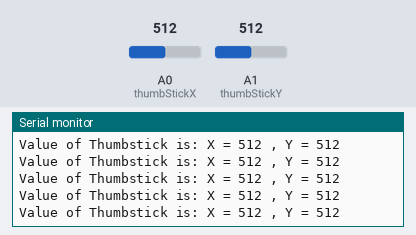
The sketch below on a simulated Arduino Uno, built with avr-gcc and run on an emulated ATmega328P. On the bench: the last lines printed to the serial monitor. The test bench sets the inputs (shaded band); at power-on: A1 (thumbStickY) = 512, A0 (thumbStickX) = 512.

Above: at 5.7 s.
5.8 s: A1 (thumbStickY) set to 983
At 5.85 s:
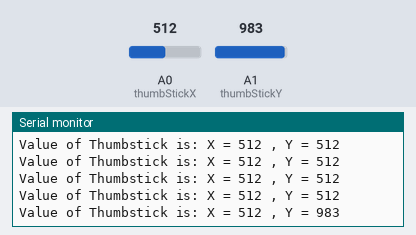
8.8 s: A1 (thumbStickY) set to 1009
At 8.88 s:
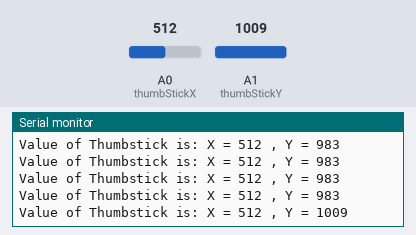
Timing chart, 0 to 11.8 s (numbered marks = the images above; inputs shaded):
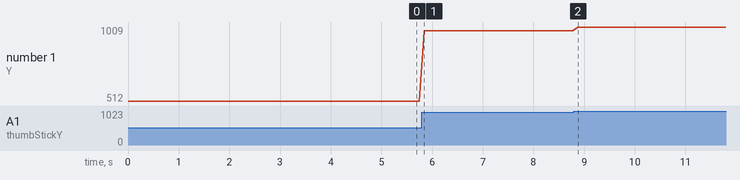

Measured:
- after the input at 5.8 s, the serial monitor: prints a new line after 0.05 s (image 1)
- after the input at 8.8 s, the serial monitor: prints a new line after 0.07 s (image 2)
- plotted number 1: 512 → 983 after the input at 5.8 s, 983 → 1009 after the input at 8.8 s

The sketch:

Thumb_Stick_Test.ino
```cpp
#define thumbStickX A0
#define thumbStickY A1
void setup() {
  // put your setup code here, to run once:
Serial.begin(9600);
pinMode(thumbStickX,INPUT);
pinMode(thumbStickY,INPUT);
}

void loop() {
  // put your main code here, to run repeatedly:
Serial.print("Value of Thumbstick is: X = ");
Serial.print(analogRead(thumbStickX));
Serial.print(" , Y = ");
Serial.println(analogRead(thumbStickY));
delay(100);
}
```
